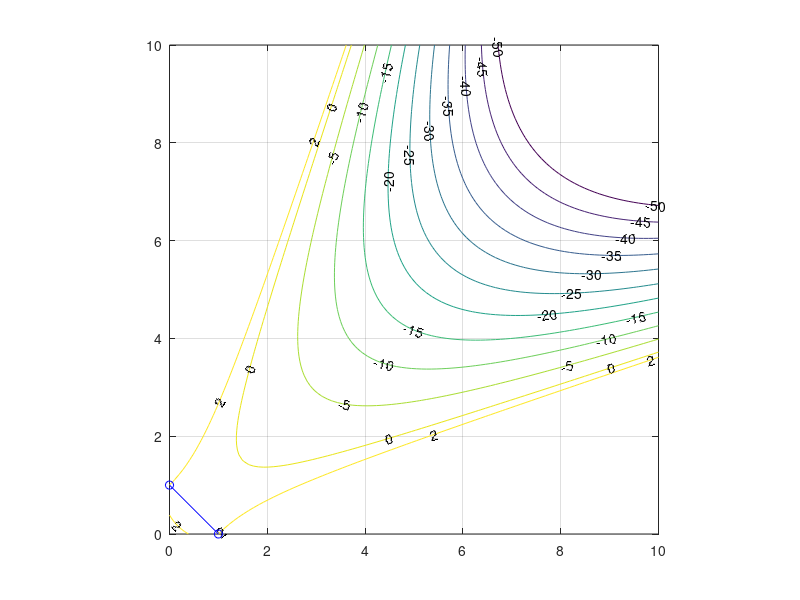

Source code (MATLAB):
% Countour Check for Jgap Function.
X1=1;Y1=0;
X2=0;Y2=1;
Ofactor=2.5;
f=@(x,y) (x-X1).^2+(y-Y1).^2+(x-X2).^2+(y-Y2).^2-sign((x-X1).*sqrt(2)./2+(y-Y1).*sqrt(2)./2).*Ofactor.*((x-X1).*sqrt(2)./2+(y-Y1).*sqrt(2)./2).^2;% Jgap function
x = linspace(0,10);
y = linspace(0,10);
[X,Y] = meshgrid(x,y);
Z=f(X,Y);
Level=[linspace(-50,0,11),2];
figure
contour(X,Y,Z,Level,'ShowText','on')
hold on
plot([X1,X2],[Y1,Y2],'bo')
plot([X1,X2],[Y1,Y2],'b')
grid on
axis equal